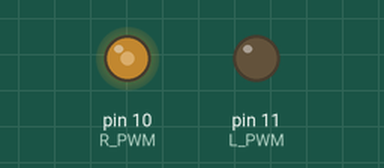
Simulated run of this sketch. Board: Arduino Uno, built with avr-gcc and run on an emulated ATmega328P. On the bench: output pins drawn as LEDs (lit = HIGH).

Above: at 0.1 s.
Timing chart, 0 to 1.6 s (numbered marks = the images above):
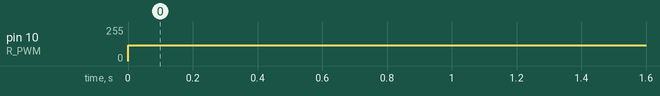

The sketch:

BTS.ino
```cpp
#define R_PWM 10
#define L_PWM 11
#define R_EN 5
#define L_EN 6


void setup() {
  // put your setup code here, to run once:
  pinMode(R_PWM, OUTPUT);
  pinMode(L_PWM, OUTPUT);
}

void go_straight(){
  digitalWrite(R_EN, HIGH);
  digitalWrite(L_EN, HIGH);
  analogWrite(R_PWM, 120);
}

/*void go_backward(){
  digitalWrite(R_EN, LOW);
  digitalWrite(L_EN, HIGH);
  analogWrite(L_PWM, 200);
}

void my_stop(){
  digitalWrite(R_EN, LOW);
  digitalWrite(L_EN, LOW);
  analogWrite(R_PWM, 0);
}*/

void loop() {
  // put your main code here, to run repeatedly:

  go_straight();
  delay(1000);
 /* my_stop();
  delay(1000);

  go_backward();
  delay(1000);

  my_stop();
  delay(1000);*/
 }
```

Measured:
- by itself, pin 10 (R_PWM): 0/255 → 120/255 at 0.00 s
